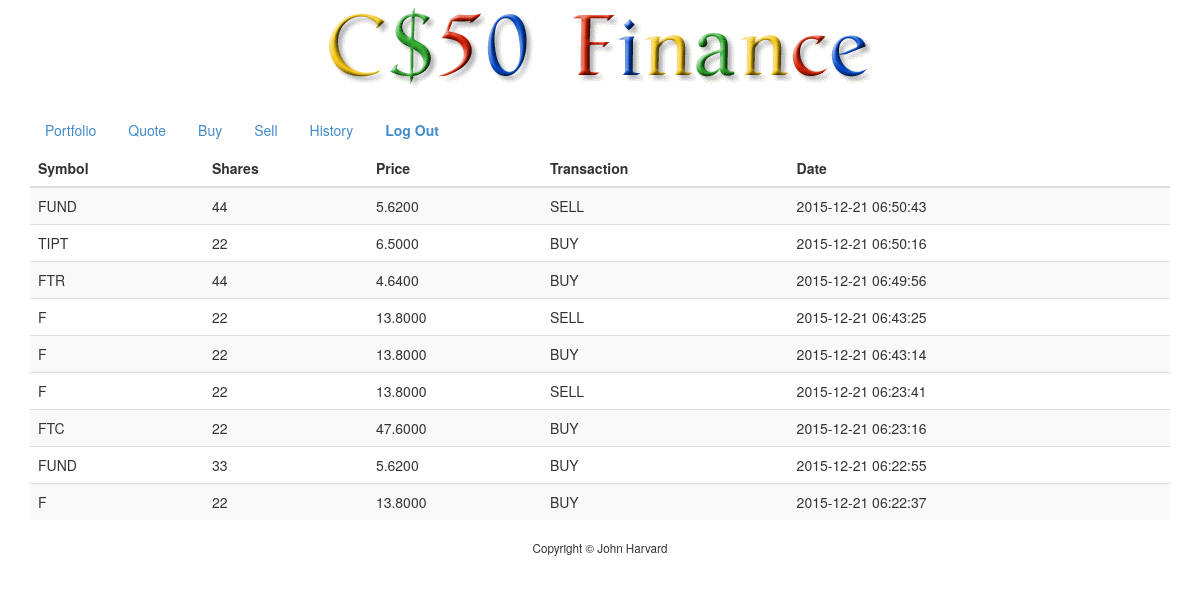
The app's page /history.php (signed in) with its own data.
### tables this page shows
CREATE TABLE `history` (
  `id` int(10) unsigned NOT NULL AUTO_INCREMENT,
  `uid` int(10) NOT NULL,
  `symbol` varchar(255) NOT NULL,
  `shares` int(20) NOT NULL,
  `price` decimal(65,4) NOT NULL,
  `trans` varchar(6) NOT NULL,
  `date` timestamp NOT NULL DEFAULT CURRENT_TIMESTAMP,
  PRIMARY KEY (`id`)
);

### public/history.php (called while the page is built, shortened)
<?php
    $id = $_SESSION["id"];
    $history = query("SELECT * FROM history WHERE uid = $id ORDER BY date DESC");
    render("history_form.php", ["title" => "History", "history" => $history]);
?>

### templates/history_form.php (the view)
<ul class="nav nav-pills">
    <li><a href="index.php">Portfolio</a></li>
    <li><a href="quote.php">Quote</a></li>
    <li><a href="buy.php">Buy</a></li>
    <li><a href="sell.php">Sell</a></li>
    <li><a href="history.php">History</a></li>
    <li><a href="logout.php"><strong>Log Out</strong></a></li>
</ul>
<table class="table table-striped">
    <thead>
        <tr>
            <th>Symbol</th>
            <th>Shares</th>
            <th>Price</th>
            <th>Transaction</th>
            <th>Date</th>
        </tr>
    </thead>
    <tbody>
    <?php foreach ($history as $history): ?>
        <tr style="text-align:left">
            <td><?= $history["symbol"] ?></td>
            <td><?= $history["shares"] ?></td>
            <td><?= number_format($history["price"], 4) ?></td>
            <td><?= $history["trans"] ?></td>
            <td><?= $history["date"] ?></td>
        </tr>
    <?php endforeach ?>
    </tbody>
</table>

### includes/functions.php (shortened to what this page needs)
<?php
    function query()
    {
        $sql = func_get_arg(0);
        $parameters = array_slice(func_get_args(), 1);
        static $handle;
        if (!isset($handle))
        {
            try
            {
                $handle = new PDO("mysql:dbname=" . DATABASE . ";host=" . SERVER, USERNAME, PASSWORD);
                $handle->setAttribute(PDO::ATTR_EMULATE_PREPARES, false);
            }
            catch (Exception $e)
            {
                trigger_error($e->getMessage(), E_USER_ERROR);
                exit;
            }
        }
        $statement = $handle->prepare($sql);
        $results = $statement->execute($parameters);
        if ($results !== false)
        {
            return $statement->fetchAll(PDO::FETCH_ASSOC);
        }
        else
        {
            return false;
        }
    }
    function render($template, $values = [])
    {
        if (file_exists("../templates/$template"))
        {
            extract($values);
            require("../templates/header.php");
            require("../templates/$template");
            require("../templates/footer.php");
        }
        else
        {
            trigger_error("Invalid template: $template", E_USER_ERROR);
        }
    }
?>

### templates/header.php (shortened to what this page needs)
<!DOCTYPE html>
<html>
    <head>
        <link href="/css/bootstrap.min.css" rel="stylesheet"/>
        <link href="/css/bootstrap-theme.min.css" rel="stylesheet"/>
        <link href="/css/styles.css" rel="stylesheet"/>
    </head>
    <body>
        <div class="container">
            <div id="top">
                <a href="/"><img alt="C$50 Finance" src="/img/logo.gif"/></a>
            </div>
            <div id="middle">

### templates/footer.php
            </div>
            <div id="bottom">
                Copyright &#169; John Harvard
            </div>
        </div>
    </body>
</html>

### public/css/styles.css (style rules this page uses)
.container { margin-left: auto; margin-right: auto; text-align: center; }
#bottom { font-size: smaller; margin: 20px; }

### records on screen
history: symbol "FUND", shares "44", price "5.6200", trans "SELL", date "2015-12-21 06:50:43"
history: symbol "TIPT", shares "22", price "6.5000", trans "BUY", date "2015-12-21 06:50:16"
history: symbol "FTR", shares "44", price "4.6400", trans "BUY", date "2015-12-21 06:49:56"
history: symbol "F", shares "22", price "13.8000", trans "SELL", date "2015-12-21 06:43:25"
history: symbol "F", shares "22", price "13.8000", trans "BUY", date "2015-12-21 06:43:14"
history: symbol "F", shares "22", price "13.8000", trans "SELL", date "2015-12-21 06:23:41"
history: symbol "FTC", shares "22", price "47.6000", trans "BUY", date "2015-12-21 06:23:16"
history: symbol "FUND", shares "33", price "5.6200", trans "BUY", date "2015-12-21 06:22:55"
history: symbol "F", shares "22", price "13.8000", trans "BUY", date "2015-12-21 06:22:37"
